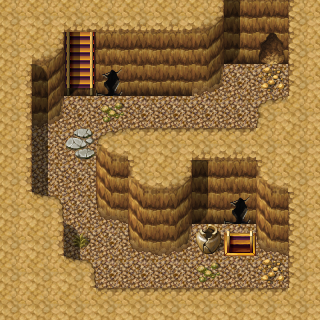

Below is a game level as drawn by its tile map, then a one-line description and the .tmx that defines it (tile-layer data replaced by summaries):
An orthogonal 10x10 tile map with 32x32 px tiles, 3 tile layers (Ground, Objects, Above), 1 hidden layer not drawn, 9 tilesets and 4 objects (2x mapchange, 2x spawn).

<map version="1.0" orientation="orthogonal" width="10" height="10" tilewidth="32" tileheight="32">
    <tileset firstgid="1" name="map_25" tilewidth="32" tileheight="32">
        <image source="../drawable/map_25.png" width="256" height="256" />
    </tileset>
    <tileset firstgid="65" name="map_21" tilewidth="32" tileheight="32">
        <image source="../drawable/map_21.png" width="256" height="256" />
    </tileset>
    <tileset firstgid="129" name="map_0" tilewidth="32" tileheight="32">
        <image source="../drawable/map_0.png" width="256" height="256" />
    </tileset>
    <tileset firstgid="193" name="map_35" tilewidth="32" tileheight="32">
        <image source="../drawable/map_35.png" width="256" height="256" />
    </tileset>
    <tileset firstgid="257" name="map_5" tilewidth="32" tileheight="32">
        <image source="../drawable/map_5.png" width="256" height="256" />
    </tileset>
    <tileset firstgid="321" name="map_3" tilewidth="32" tileheight="32">
        <image source="../drawable/map_3.png" width="256" height="256" />
    </tileset>
    <tileset firstgid="385" name="map_2" tilewidth="32" tileheight="32">
        <image source="../drawable/map_2.png" width="256" height="256" />
    </tileset>
    <tileset firstgid="449" name="map_26" tilewidth="32" tileheight="32">
        <image source="../drawable/map_26.png" width="256" height="256" />
    </tileset>
    <tileset firstgid="513" name="map_1" tilewidth="32" tileheight="32">
        <image source="../drawable/map_1.png" width="256" height="256" />
    </tileset>
    <layer name="Ground" width="10" height="10">
        <data>[100 cells, 100 non-empty, 13 distinct tile ids]</data>
    </layer>
    <layer name="Objects" width="10" height="10">
        <data>[100 cells, 23 non-empty, 15 distinct tile ids]</data>
    </layer>
    <layer name="Above" width="10" height="10">
        <data>[100 cells, 13 non-empty, 4 distinct tile ids]</data>
    </layer>
    <layer name="Walkable" width="10" height="10" visible="0">
        <data>[100 cells, 77 non-empty, 1 distinct tile ids]</data>
    </layer>
    <objectgroup name="Mapevents">
        <object name="down" type="mapchange" x="224" y="224" width="32" height="32">
            <properties>
                <property name="map" value="jan_pitcave2" />
                <property name="place" value="up" />
            </properties>
        </object>
        <object name="up" type="mapchange" x="64" y="64" width="32" height="32">
            <properties>
                <property name="map" value="wild3" />
                <property name="place" value="jan_pitcave" />
            </properties>
        </object>
    </objectgroup>
    <objectgroup name="Spawn" visible="0">
        <object name="pitcave1" type="spawn" x="128" y="256" width="96" height="32">
            <properties>
                <property name="spawngroup" value="pitcave1" />
            </properties>
        </object>
        <object name="pitcave1_1" type="spawn" x="128" y="96" width="160" height="32">
            <properties>
                <property name="spawngroup" value="pitcave1" />
            </properties>
        </object>
    </objectgroup>
    <objectgroup name="Keys" />
</map>
